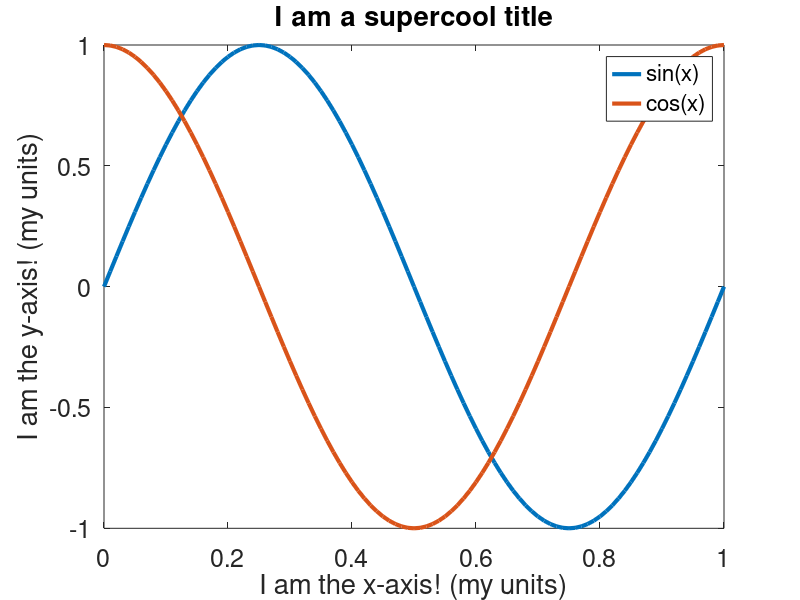

Write MATLAB code to recreate this figure. (Note: this script raises an error after producing the figure.)
% % pathdef
set(0,'DefaultAxesLineStyleOrder','-|-.|--|:','DefaultLineLineWidth',3)
set(0,'DefaultTextFontSize',18)
set(0,'DefaultAxesFontSize',18)

x=0:0.01:1;
y=sin(2*pi*x);
z=cos(2*pi*x);

fignum = 2
figure(fignum)
plot(x,y)
hold all
plot(x,z)
xlabel('I am the x-axis! (my units)')
ylabel('I am the y-axis! (my units)')
title('I am a supercool title')
legend('sin(x)','cos(x)')
screen_size = get(0, 'ScreenSize');
set(fignum, 'Position', [0 0 0.75*screen_size(3) 0.5*screen_size(4) ] );
export_fig('Ephys','-pdf','-nocrop')